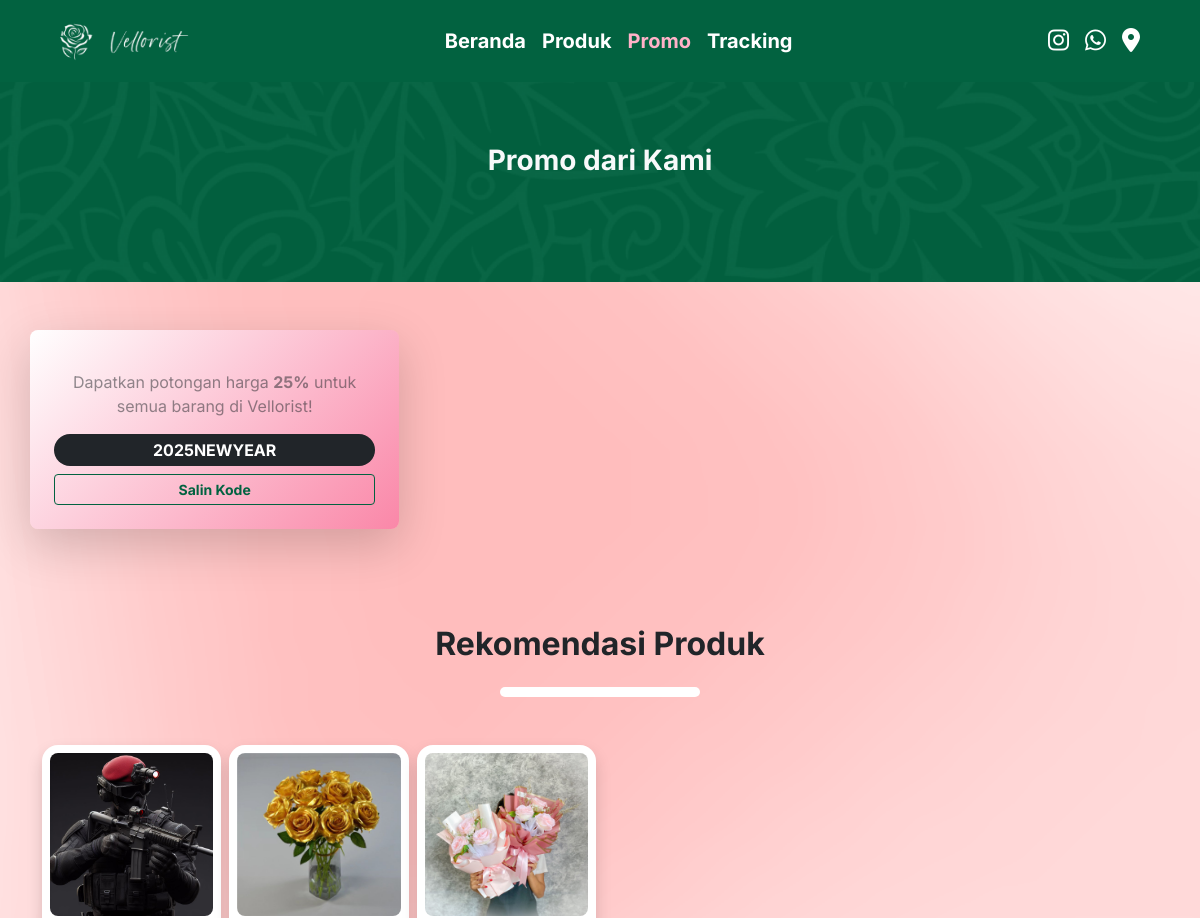
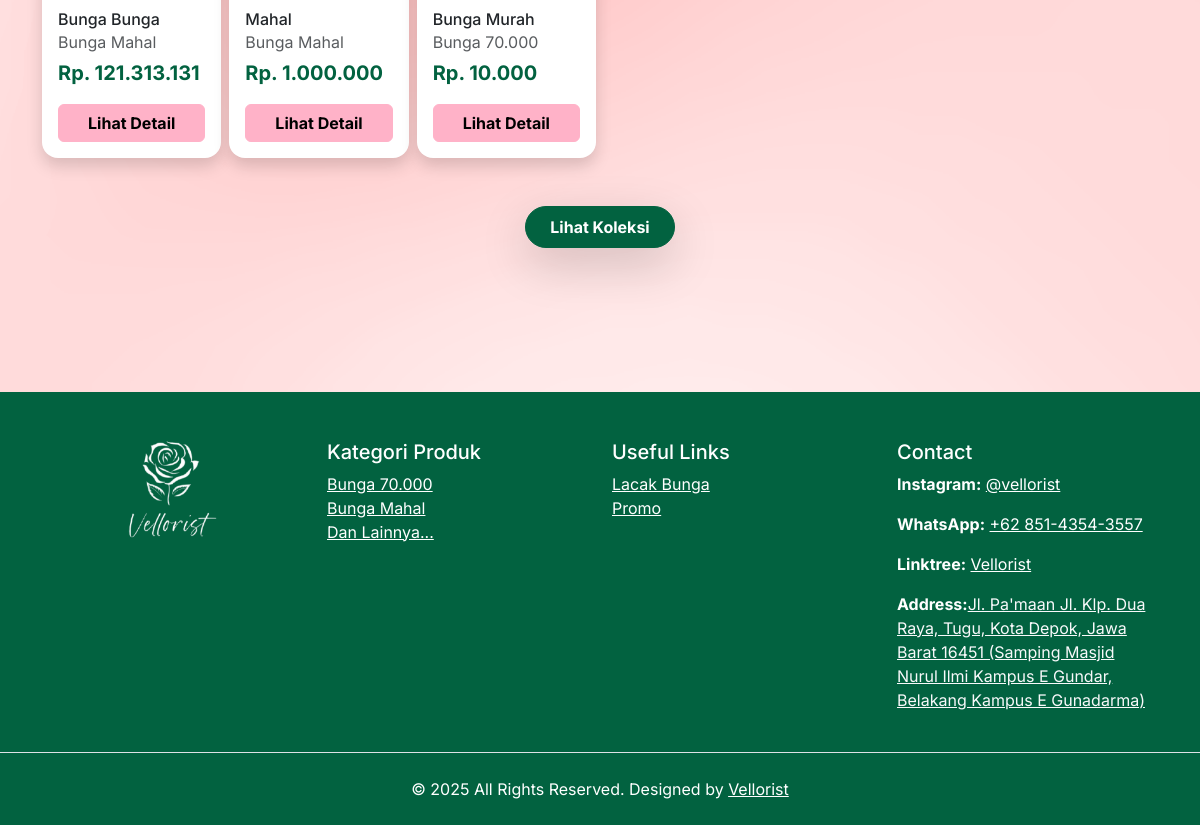
Before: /promo/index.php with the older database file (2 pictures, top to bottom).
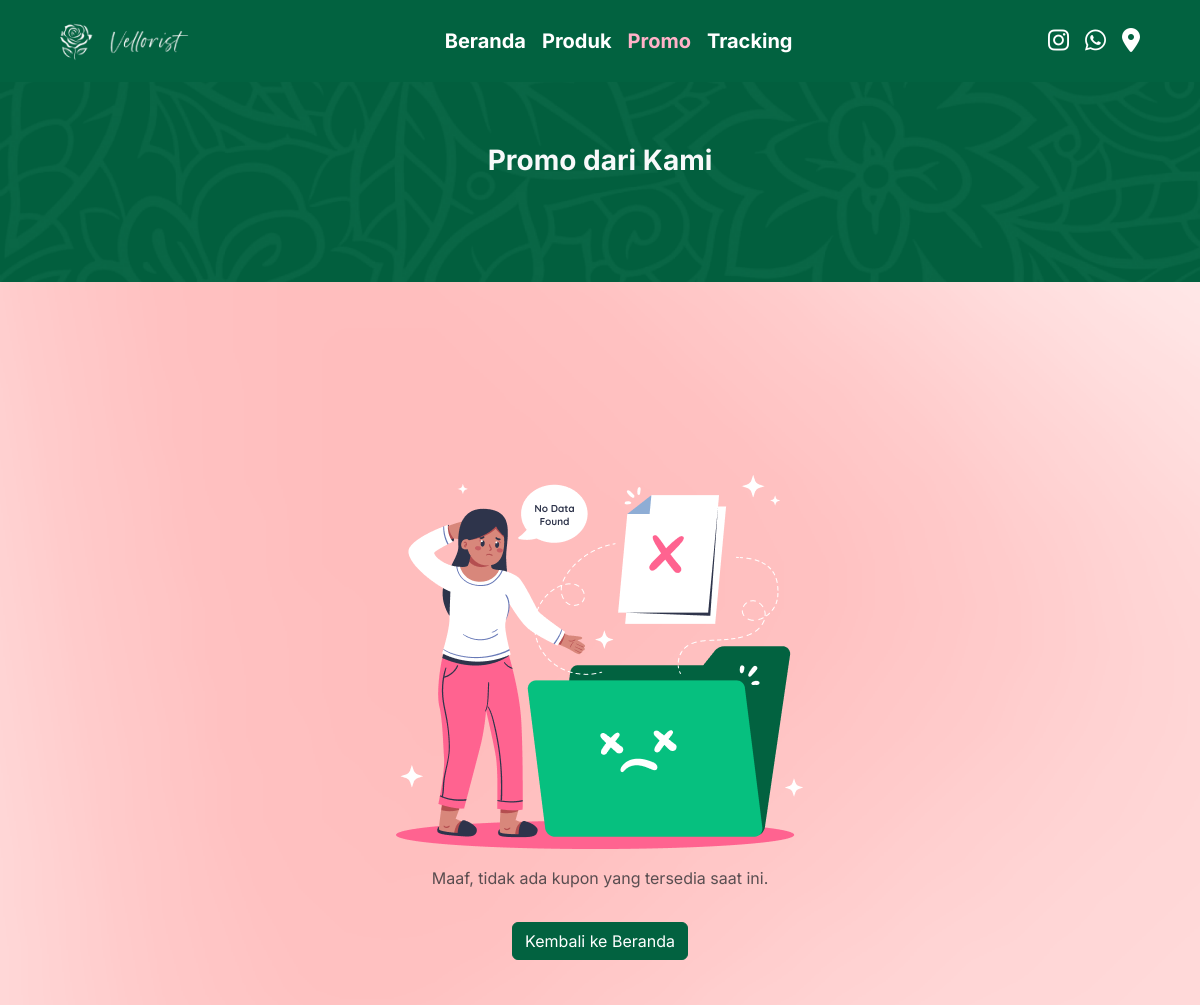
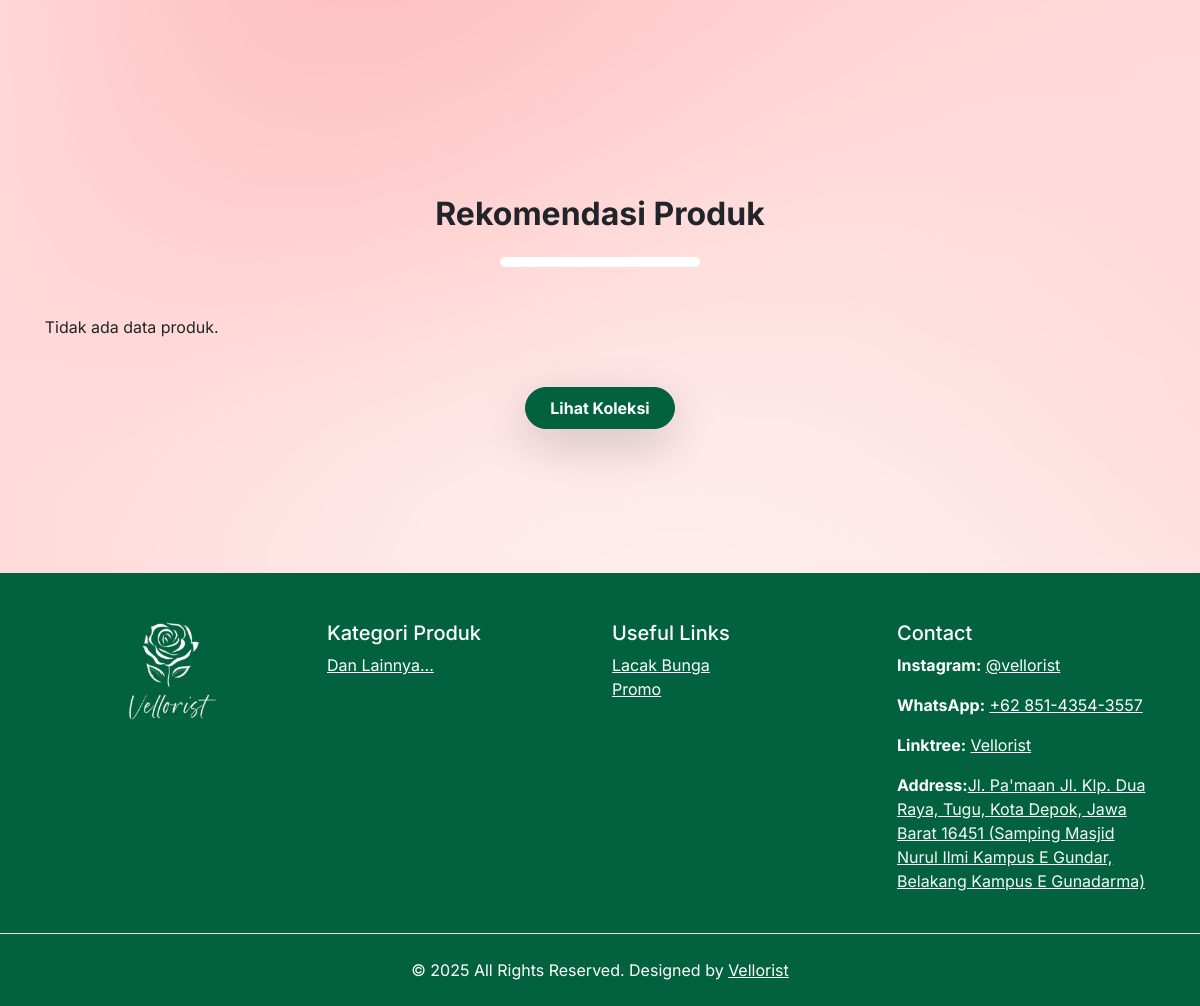
After: the same page with the newer database file (2 pictures, top to bottom).
### tables this page shows
CREATE TABLE `voucher` (
  `id_voucher` int(11) NOT NULL,
  `nama_promo` text NOT NULL,
  `kode_voucher` varchar(20) NOT NULL,
  `diskon` decimal(5,2) NOT NULL,
  `tanggal_kadaluarsa` date NOT NULL
);

CREATE TABLE `produk` (
  `id_produk` int(11) NOT NULL,
  `nama_produk` varchar(100) NOT NULL,
  `harga_produk` int(11) NOT NULL,
  `deskripsi_produk` text NOT NULL,
  `foto_produk` text NOT NULL,
  `id_kategori` int(11) NOT NULL
);

CREATE TABLE `kategori_produk` (
  `id_kategori` int(11) NOT NULL,
  `nama_kategori` varchar(50) NOT NULL
);

### app/config.php (called while the page is built, shortened)
<?php
$url = 'http://localhost/vellorist-web';

### app/footer.php (called while the page is built)
<?php
function getFooters($conn)
{
    $query = "SELECT * FROM kategori_produk LIMIT 5";
    $result = $conn->query($query);
    if ($result && $result->num_rows > 0) {
        return $result->fetch_all(MYSQLI_ASSOC);
    }
    return [];
}
$footer = getFooters($conn);

### promo/index.php (the view, shortened to what the changed rows need)
<?php
include "../app/config.php";
include "../app/footer.php";
function getCoupon($conn)
{
    $query = "SELECT * FROM voucher";
    $result = $conn->query($query);
    if ($result && $result->num_rows > 0) {
        return $result->fetch_all(MYSQLI_ASSOC);
    }
    return [];
}
function getProducts($conn)
{
    $query = "
        SELECT
            produk.*,
            kategori_produk.nama_kategori
        FROM produk
        JOIN kategori_produk ON produk.id_kategori = kategori_produk.id_kategori
        ORDER BY RAND()
        LIMIT 6
    ";
    $result = $conn->query($query);
    if ($result && $result->num_rows > 0) {
        return $result->fetch_all(MYSQLI_ASSOC);
    }
    return [];
}
$produkList = getProducts($conn);
$couponList = getCoupon($conn);
?>
<!DOCTYPE html>
<html lang="id">
<head>
    <link rel="stylesheet" href="<?= $url ?>/css/main.css">
    <link rel="stylesheet" href="<?= $url ?>/css/style.css">
    <link rel="stylesheet" href="<?= $url ?>/css/all.css">
</head>
<body>
    <div class="content-wrapper">
        <section class="py-5" id="produk">
            <div class="container px-5 px-lg-0">
                <?php if (!empty($couponList)) : ?>
                    <div class="row row-cols-1 row-cols-lg-3 g-3 px-lg-0 px-2">
                        <?php foreach ($couponList as $coupon) : ?>
                            <div class="col">
                                <div class="card card-promo border-0 rounded-3 shadow-lg d-flex flex-row">
                                    <div class="card-body text-center d-flex flex-column justify-content-center p-4">
                                        <p class="card-text mb-3 text-body-tertiary">Dapatkan potongan harga <strong><?= number_format($coupon['diskon']) ?>%</strong> untuk semua barang di Vellorist!</p>
                                        <div class="bg-dark text-white fw-bold py-1 rounded-pill mb-2" id="coupon-code"><?= htmlspecialchars($coupon['kode_voucher']) ?></div>
                                        <button class="btn btn-outline-primary btn-sm fw-bold" onclick="copyCouponCode()">Salin Kode</button>
                                    </div>
                                </div>
                            </div>
                        <?php endforeach; ?>
                    </div>
                <?php else : ?>
                    <div class="row justify-content-center my-7">
                        <div class="col-12 text-center">
                            <img src="<?= $url ?>/assets/no-found.png" alt="Data tidak ditemukan" class="img-fluid">
                            <p class=" mt-3 text-muted">Maaf, tidak ada kupon yang tersedia saat ini.</p>
                            <a href="<?= $url ?>" class="btn btn-primary mt-3">Kembali ke Beranda</a>
                        </div>
                    </div>
                <?php endif; ?>
            </div>
        </section>
        <section class="mb-7 mt-5">
            <div class="container">
                <div class="mb-5 text-center d-flex flex-column justify-content-center align-items-center gap-3">
                    <h2 class="fw-bold">Rekomendasi Produk</h2>
                </div>
                <div class="row row-cols-2 row-cols-md-3 row-cols-lg-6 g-2">
                    <?php if (!empty($produkList)) : ?>
                        <?php foreach ($produkList as $produk) : ?>
                            <div class="col">
                                <div class="card shadow border-0 h-100 rounded-4">
                                    <div class="m-2 rounded-3 overflow-hidden">
                                        <img
                                            src="<?= $url ?>/assets/uploads/<?= $produk['foto_produk'] ?>"
                                            alt="Gambar produk <?= htmlspecialchars($produk['nama_produk']) ?>"
                                            class="w-100 h-100"
                                            style="object-fit: cover;">
                                    </div>
                                    <div class="card-body d-flex flex-column justify-content-between my-0 pt-1">
                                        <h6 class="card-title my-0 text-truncate"
                                            title="<?= htmlspecialchars($produk['nama_produk']) ?>">
                                            <?= htmlspecialchars($produk['nama_produk']) ?>
                                        </h6>
                                        <p class="card-text text-muted mb-1">
                                            <?= $produk['nama_kategori'] ?>
                                        </p>
                                        <p class="card-text text-primary mb-3 fs-12"
                                            title="Rp. <?= number_format($produk['harga_produk'], 0, '', '.') ?>">
                                            <strong>Rp. <?= number_format($produk['harga_produk'], 0, '', '.') ?></strong>
                                        </p>
                                        <a href="<?= $url ?>/produk/detail/index.php?id=<?= $produk['id_produk'] ?>"
                                            class="btn btn-secondary fw-bold mt-auto">
                                            Lihat Detail
                                        </a>
                                    </div>
                                </div>
                            </div>
                        <?php endforeach; ?>
                    <?php else : ?>
                        <span colspan="8" class="text-center">Tidak ada data produk.</span>
                    <?php endif; ?>
                </div>
            </div>
        </section>
    </div>
    <footer class="bg-primary text-white pt-5">
        <div class="container">
            <div class="row">
                <div class="col-12 col-md-3 mb-4">
                    <ul class="list-unstyled">
                        <?php foreach ($footer as $kategori) : ?>
                            <li><a href="<?= $url ?>/produk/index.php?kategori=<?= $kategori['id_kategori'] ?>" class="text-white"><?= htmlspecialchars($kategori['nama_kategori']) ?></a></li>
                        <?php endforeach; ?>
                    </ul>
                </div>
            </div>
        </div>
    </footer>
</body>
</html>

Changed rows visible on the page:
removed voucher: diskon "25", kode_voucher "2025NEWYEAR"
removed produk: foto_produk (picture), nama_produk "Bunga Bunga", id_kategori.nama_kategori "Bunga Mahal", harga_produk "121.313.131"
removed produk: foto_produk (picture), nama_produk "Mahal", id_kategori.nama_kategori "Bunga Mahal", harga_produk "1.000.000"
removed produk: foto_produk (picture), nama_produk "Bunga Murah", id_kategori.nama_kategori "Bunga 70.000", harga_produk "10.000"
removed kategori_produk: nama_kategori "Bunga 70.000"
removed kategori_produk: nama_kategori "Bunga Mahal"
Other visible differences:
text now shown: "Maaf, tidak ada kupon yang tersedia saat ini. Kembali ke Beranda Tidak ada data produk."
